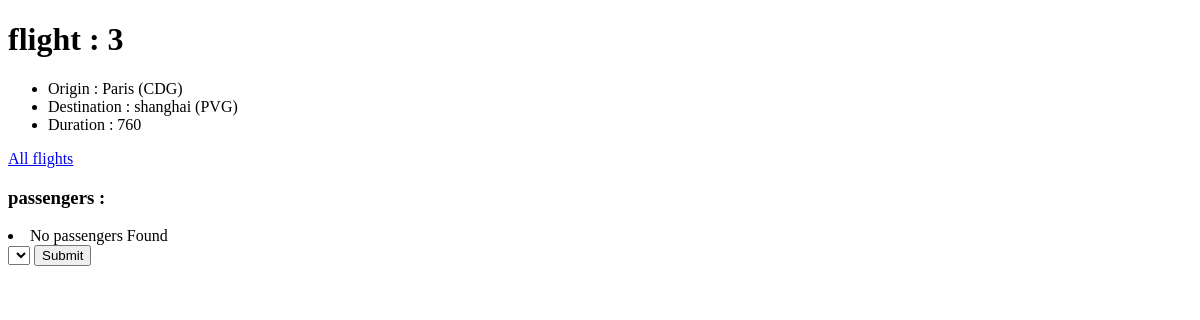
The app's page /flights/3, older data.
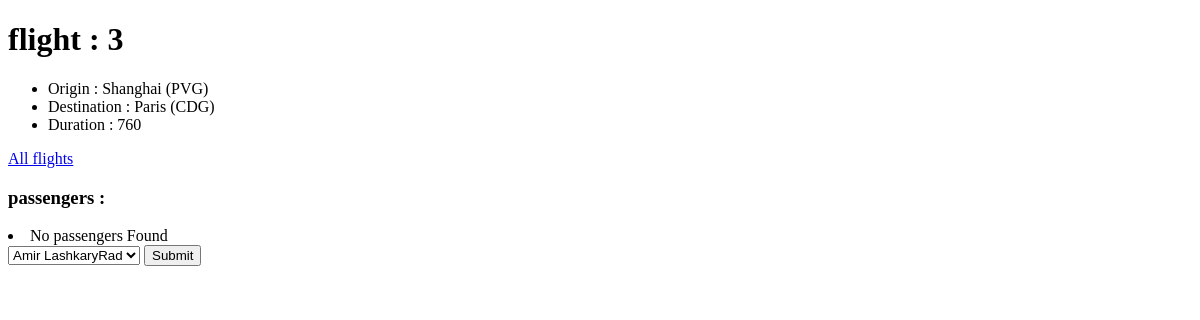
The same page, newer data.
### flights/models.py (models this page shows)
class Flight(models.Model):
    origin = models.ForeignKey(
        Airport, on_delete=models.CASCADE, related_name="departures")
    destination = models.ForeignKey(
        Airport, on_delete=models.CASCADE, related_name="arrivals")
    duration = models.IntegerField()

class Airport(models.Model):
    code = models.CharField(max_length=3)
    city = models.CharField(max_length=64)
    def __str__(self):
        return f"{self.city} ({self.code})"

### flights/views.py (the view)
# urls.py: path('<int:flight_id>', views.flight, name="flight"),
def flight(request, flight_id):
    flight = Flight.objects.get(id = flight_id)
    passengers = flight.passengers.all()
    non_passengers = Passenger.objects.exclude(flights = flight).all()
    return render(request, 'flights/flight.html',{
        "flight": flight,
        "passengers": passengers,
        "non_passengers":non_passengers
    })

### flights/models.py (called while the page is built)
    def __str__(self):
        return f"{self.first} {self.last}"

### flights/templates/flights/flight.html (shortened to what this page needs)
{% extends 'flights/layout.html' %}
{% block body %}
    <h1>flight : {{flight.id}}</h1>
    <ul>
        <li>Origin : {{flight.origin}}</li>
        <li>Destination : {{flight.destination}}</li>
        <li>Duration : {{flight.duration}}</li>
    </ul>
    <a href="{% url 'index' %}"> All flights </a>
    <h3>passengers :</h3>
    {% for passenger in passengers %}
        <li>{{passenger}}</li>
    {% empty %}
        <li>No passengers Found</li>
    {% endfor %}
    <form action="{% url 'book' flight.id%}" method="post">
        <select name="passenger" id="#">
            {% for passenger in non_passengers %}
                <option value="{{ passenger.id }}">{{ passenger }}</option>
            {% endfor %}
        </select>
        <input type="submit">
    </form>
{% endblock %}

Row changes from the older to the newer data that the page shows:
changed Flight "Paris (CDG)": origin "Paris (CDG)" → "Shanghai (PVG)"; destination "shanghai (PVG)" → "Paris (CDG)"
Text that changed along with them:
form field passenger: (not shown) → "Amir LashkaryRad"
